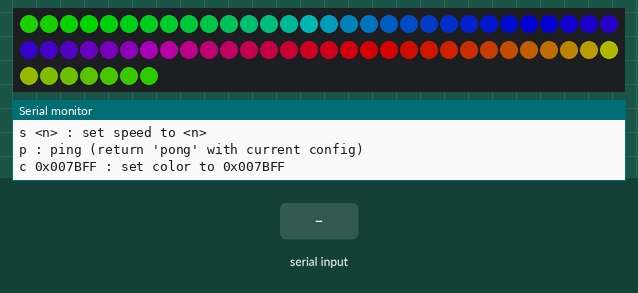
Recording of a sketch running on a simulated Arduino Leonardo, built with avr-gcc and run on an emulated ATmega32U4. Parts: 67 RGB LEDs in strip order, left to right, continuing on the next row, the last lines printed to the serial monitor. Inputs (shaded band) come from the test bench. Dim RGB values are drawn brighter than linear; the strip is taken to match the declared colour order.

Above: at 1.2 s.
1.3 s: "getModes\n" received over Serial
At 1.47 s:
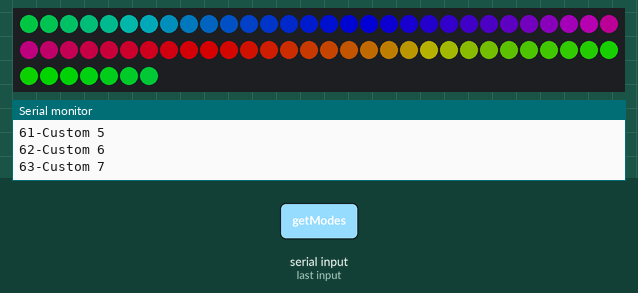
2.8 s: "b+\n" received over Serial
At 2.99 s:
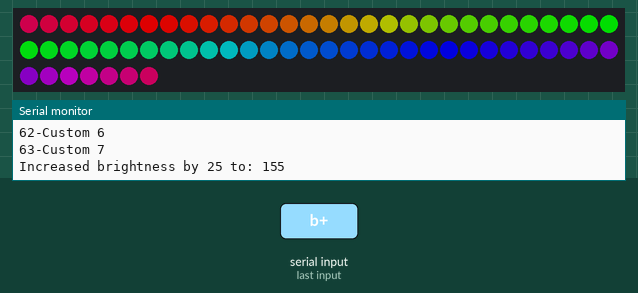
4.3 s: "b-\n" received over Serial
At 4.79 s:
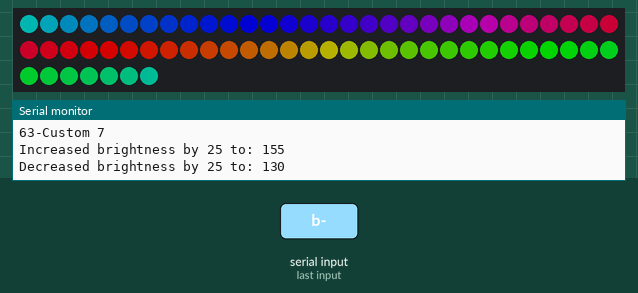
5.8 s: "ping\n" received over Serial
At 8.1 s:
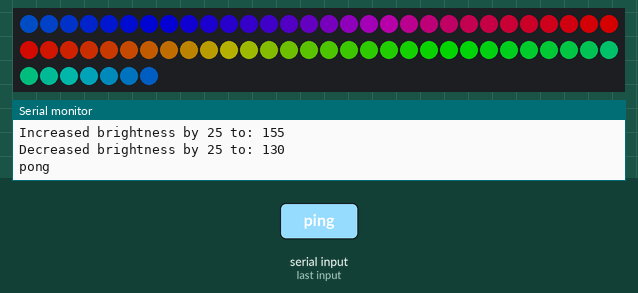
8.8 s: "s+\n" received over Serial
At 9.6 s:
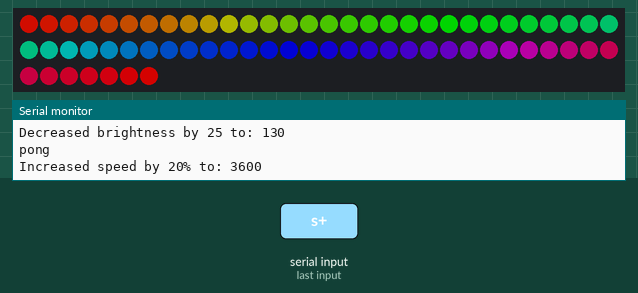
10.6 s: "s-\n" received over Serial
At 12.31 s:
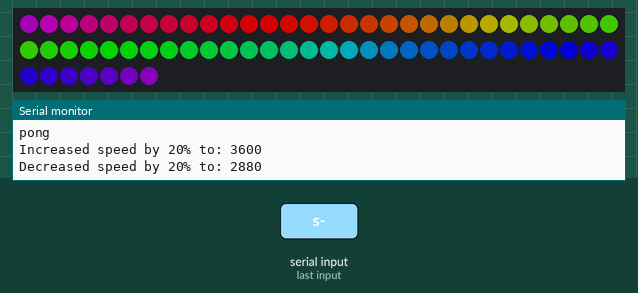
Timing chart, 0 to 13.4 s (numbered marks = the images above; inputs shaded):
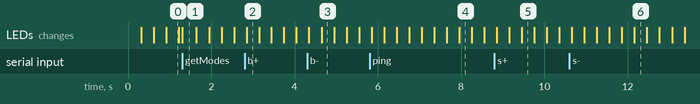

The sketch:

serial_control.ino
```cpp
#define REDUCED_MODES  // sketch too big for Arduino Leonardo flash, so invoke reduced modes
#include "WS2812FX.h"

#define LED_COUNT 67
#define LED_PIN 3
#define MAX_NUM_CHARS 16  // maximum number of characters read from the Serial Monitor

// Parameter 1 = number of pixels in strip
// Parameter 2 = Arduino pin number (most are valid)
// Parameter 3 = pixel type flags, add together as needed:
//   NEO_KHZ800  800 KHz bitstream (most NeoPixel products w/WS2812 LEDs)
//   NEO_KHZ400  400 KHz (classic 'v1' (not v2) FLORA pixels, WS2811 drivers)
//   NEO_GRB     Pixels are wired for GRB bitstream (most NeoPixel products)
//   NEO_RGB     Pixels are wired for RGB bitstream (v1 FLORA pixels, not v2)
//   NEO_RGBW    Pixels are wired for RGBW bitstream (NeoPixel RGBW products)
WS2812FX ws2812fx = WS2812FX(LED_COUNT, LED_PIN, NEO_RGB + NEO_KHZ800);

char scmd[MAX_NUM_CHARS];    // char[] to store incoming serial commands
bool scmd_complete = false;  // whether the command string is complete


void setup() {

  Serial.begin(57600);

  ws2812fx.init();
  ws2812fx.setBrightness(130);
  ws2812fx.setSpeed(3000);
  ws2812fx.setMode(FX_MODE_RAINBOW_CYCLE);
  ws2812fx.start();

  printUsage();
}

void loop() {
  ws2812fx.service();

  recvChar();  // read serial comm

  if (scmd_complete) {
    process_command();
  }
}

/*
 * Checks received command and calls corresponding functions.
 */
void process_command() {

  if (strcmp(scmd, "getModes") == 0) {
    printModes();
  }

  if (strcmp(scmd, "ping") == 0) {
    Serial.println("pong");
  }

  if (strcmp(scmd, "b+") == 0) {
    ws2812fx.increaseBrightness(25);
    Serial.print(F("Increased brightness by 25 to: "));
    Serial.println(ws2812fx.getBrightness());
  }

  if (strcmp(scmd, "b-") == 0) {
    ws2812fx.decreaseBrightness(25);
    Serial.print(F("Decreased brightness by 25 to: "));
    Serial.println(ws2812fx.getBrightness());
  }

  if (strncmp(scmd, "b ", 2) == 0) {
    uint8_t b = (uint8_t)atoi(scmd + 2);
    ws2812fx.setBrightness(b);
    Serial.print(F("Set brightness to: "));
    Serial.println(ws2812fx.getBrightness());
  }

  if (strcmp(scmd, "s+") == 0) {
    ws2812fx.setSpeed(ws2812fx.getSpeed() * 1.2);
    Serial.print(F("Increased speed by 20% to: "));
    Serial.println(ws2812fx.getSpeed());
  }

  if (strcmp(scmd, "s-") == 0) {
    ws2812fx.setSpeed(ws2812fx.getSpeed() * 0.8);
    Serial.print(F("Decreased speed by 20% to: "));
    Serial.println(ws2812fx.getSpeed());
  }

  if (strncmp(scmd, "s ", 2) == 0) {
    uint16_t s = (uint16_t)atoi(scmd + 2);
    ws2812fx.setSpeed(s);
    Serial.print(F("Set speed to: "));
    Serial.println(ws2812fx.getSpeed());
  }

  if (strncmp(scmd, "m ", 2) == 0) {
    uint8_t m = (uint8_t)atoi(scmd + 2);
    ws2812fx.setMode(m);
    Serial.print(F("Set mode to: "));
    Serial.print(ws2812fx.getMode());
    Serial.print(" - ");
    Serial.println(ws2812fx.getModeName(ws2812fx.getMode()));
  }

  if (strncmp(scmd, "c ", 2) == 0) {
    byte red, green, blue;
    unsigned long rgb = strtoul(scmd + 2, NULL, 16);

    red = rgb >> 16;
    green = (rgb & 0x00ff00) >> 8;
    blue = (rgb & 0x0000ff);

    ws2812fx.setColor(red, green, blue);
    Serial.print(F("Set color to: 0x"));
    Serial.println(ws2812fx.getColor(), HEX);
  }

  scmd[0] = '\0';         // reset the commandstring
  scmd_complete = false;  // reset command complete
}

const char usageText[] PROGMEM = R"=====(
Usage:
m <n> : select mode <n>

b+    : increase brightness
b-    : decrease brightness
b <n> : set brightness to <n>

s+    : increase speed
s-    : decrease speed
s <n> : set speed to <n>

p : ping (return 'pong' with current config)

c 0x007BFF : set color to 0x007BFF
)=====";

void printUsage() {
  Serial.println((const __FlashStringHelper *)usageText);
}


/*
 * Prints all available WS2812FX blinken modes.
 */
void printModes() {
  for (int i = 0; i < ws2812fx.getModeCount(); i++) {
    Serial.print(i);
    Serial.print('-');
    Serial.print(ws2812fx.getModeName(i));
    Serial.print("\n");
  }
  Serial.println();
}


/*
 * Reads new input from serial to scmd string. Command is completed on \n
 */
void recvChar(void) {
  static byte index = 0;
  while (Serial.available() > 0 && scmd_complete == false) {
    char rc = Serial.read();
    if (rc != '\n') {
      if (index < MAX_NUM_CHARS) scmd[index++] = rc;
    } else {
      scmd[index] = '\0';  // terminate the string
      index = 0;
      scmd_complete = true;
    }
  }
}
```
